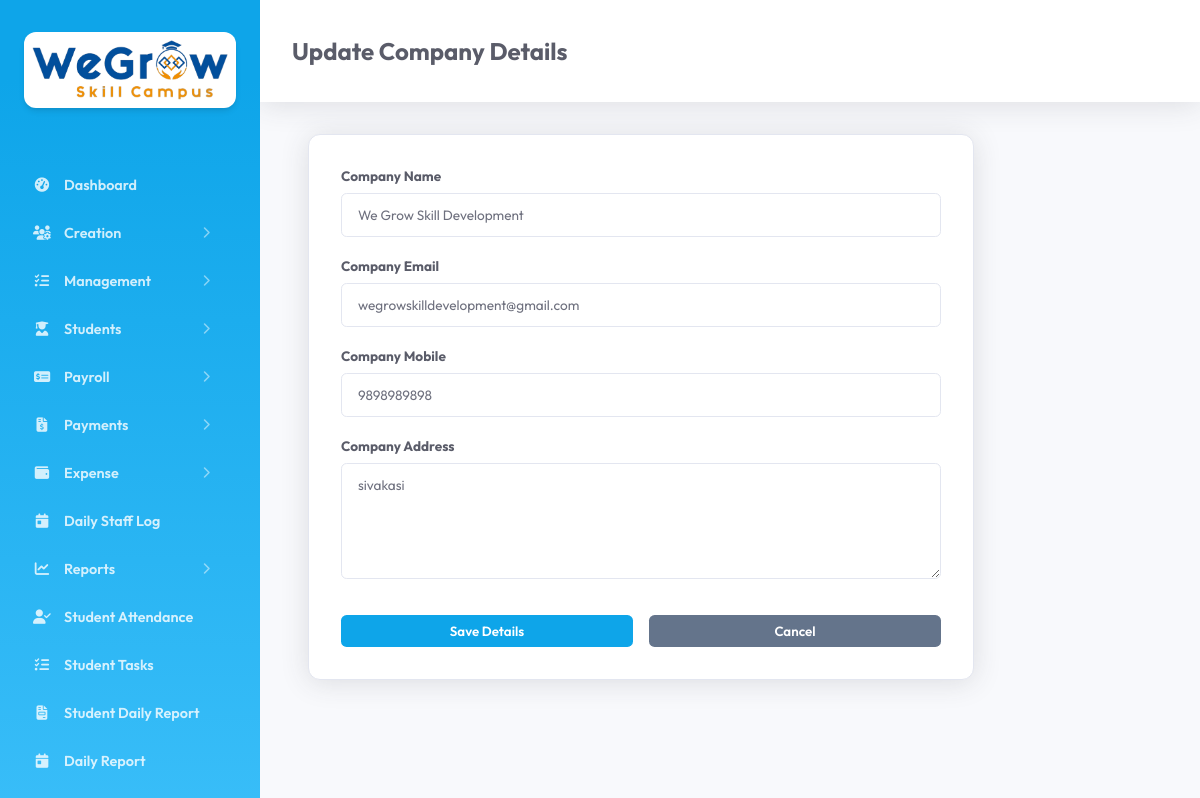
Screenshot of /edit_company.php (signed in) with the database file from the repository.
### tables this page shows
CREATE TABLE `tc_company` (
  `id` int(11) NOT NULL AUTO_INCREMENT,
  `created_date_time` datetime DEFAULT NULL,
  `updated_date_time` datetime DEFAULT NULL,
  `company_id` mediumtext DEFAULT NULL,
  `company_name` mediumtext DEFAULT NULL,
  `company_email` mediumtext DEFAULT NULL,
  `company_mobile` mediumtext DEFAULT NULL,
  `company_address` mediumtext DEFAULT NULL,
  `deleted` int(11) NOT NULL DEFAULT 0,
  `gst` mediumtext DEFAULT NULL,
  `branch` mediumtext DEFAULT NULL,
  `logo_image` mediumtext DEFAULT NULL,
  `company_details` longtext DEFAULT NULL,
  PRIMARY KEY (`id`)
);

### main/label.php (called while the page is built, shortened)
<?php
    $modules = [
        'dashboard' => 'Dashboard',
        'company' => 'Company Details',
        'roles' => 'Role Management',
        'users' => 'User Management',
        'staff' => 'Staff Management',
        'course' => 'Courses',
        'course_closure' => 'Course Closure',
        'tasks' => 'Tasks',
        'event' => 'Events',
        'enrollment' => 'Training Enrollment',
        'enrollment_internship' => 'Internship Enrollment',
        'course_enquiry' => 'Course Enquiry',
        'attendance' => 'Attendance',
        'payroll' => 'Process Payroll',
        'receipt' => 'Receipts',
        'payment_mode' => 'Payment Modes',
        'bank' => 'Banks',
        'expense_category' => 'Expense Category',
        'expense_entry' => 'Expense Entry',
        'daily_reports' => 'Daily Staff Log',
        'report_enrollment' => 'Enrollment Report',
        'report_payroll' => 'Payroll Report',
        'report_payments' => 'Payments Report',
        'report_attendance' => 'Attendance Report',
        'report_placement' => 'Placement Report',
        'student_attendance' => 'Student Attendance',
        'student_tasks' => 'Student Tasks',
        'student_reports' => 'Student Daily Report',
        'daily_report' => 'Daily Report',
        'student_profile' => 'My Profile'
    ];
?>

### main/basic_functions.php (called while the page is built, shortened)
<?php
    include_once("label.php");
    class Basic_Functions extends Database {
        public $con;
        public function getCompanyId() {
            return $_SESSION['company_id'] ?? null;
        }
        public function getTableRecords($table, $field = '', $value = '', $orderby = 'id DESC') {
            $con = $this->con;
            $sql = "SELECT * FROM $table WHERE deleted = :deleted";
            $params = [":deleted" => 0];
            $company_id = $this->getCompanyId();
            if (!empty($field)) {
                $sql .= " AND $field = :$field";
                $params[":$field"] = $value;
            }
            $sql .= " ORDER BY $orderby";
            $stmt = $con->prepare($sql);
            $stmt->execute($params);
            return $stmt->fetchAll();
        }
    }
?>

### edit_company.php (the view, shortened to what this page needs)
<?php require_once 'common_file.php';
$company = $bf->getTableRecords($GLOBALS['company_table'], 'deleted', 0);
$comp = !empty($company) ? $company[0] : null;
?>
<!DOCTYPE html>
<html lang="en">
<head>
    <link rel="stylesheet" href="assets/css/style.css">
</head>
<body>
    <?php include 'sidebar.php'; ?>
    <div class="main-content">
        <div class="header">
            <h2><?php echo $comp ? 'Update Company Details' : 'Set Company Details'; ?></h2>
        </div>
        <div class="module-section" style="max-width: 600px;">
            <form id="companyForm">
                <div class="form-group">
                    <label>Company Name</label>
                    <input type="text" name="company_name" value="<?php echo $comp['company_name'] ?? ''; ?>" required>
                </div>
                <div class="form-group">
                    <label>Company Email</label>
                    <input type="email" name="company_email" value="<?php echo $comp['company_email'] ?? ''; ?>" required>
                </div>
                <div class="form-group">
                    <label>Company Mobile</label>
                    <input type="text" name="company_mobile" value="<?php echo $comp['company_mobile'] ?? ''; ?>" required>
                </div>
                <div class="form-group">
                    <label>Company Address</label>
                    <textarea name="company_address" rows="5"><?php echo $comp['company_address'] ?? ''; ?></textarea>
                </div>
                <div style="display: flex; gap: 1rem; margin-top: 2rem;">
                    <button type="submit" class="btn-add" style="flex: 1;">Save Details</button>
                    <button type="button" class="btn-add" style="flex: 1; background: #64748b;" onclick="window.location.href='company.php'">Cancel</button>
                </div>
            </form>
        </div>
    </div>
</body>
</html>

### sidebar.php (shortened to what this page needs)
<link rel="stylesheet" href="https://cdnjs.cloudflare.com/ajax/libs/font-awesome/6.4.0/css/all.min.css">
<div class="sidebar" id="sidebar">
    <div class="logo">
         <img src="main/images/logo.png" alt="Logo">
    </div>
    <?php
    $current_page = basename($_SERVER['PHP_SELF']);
    ?>
    <ul class="nav-links">
            <?php
        require_once 'permission_helper.php';
        $sidebar_company_id = $_SESSION['company_id'] ?? '';
        $sidebar_role_id = $_SESSION['role_id'] ?? 0;
        $urlMap = [
            'dashboard' => 'dashboard.php',
            'company' => 'company.php',
            'roles' => 'role.php',
            'users' => 'users.php',
            'staff' => 'staff.php',
            'course' => 'course.php',
            'course_closure' => 'course_closure.php',
            'tasks' => (isset($_SESSION['user_role']) && $_SESSION['user_role'] === 'student') ? 'student_tasks.php' : 'tasks.php',
            'event' => 'event.php',
            'enrollment' => 'enrollment.php',
            'enrollment_internship' => 'enrollment_internship.php',
            'course_enquiry' => 'course_enquiry.php',
            'attendance' => 'attendance.php',
            'payroll' => 'payroll.php',
            'receipt' => 'receipt.php',
            'payment_mode' => 'payment_mode.php',
            'bank' => 'bank.php',
            'expense_category' => 'expense_category.php',
            'expense_entry' => 'expense_entry.php',
            'daily_reports' => 'daily_reports.php',
            'report_enrollment' => 'report_enrollment.php',
            'report_payroll' => 'report_payroll.php',
            'report_payments' => 'report_payments.php',
            'report_attendance' => 'report_attendance.php',
            'report_placement' => 'report_placement.php',
            'student_attendance' => 'student_attendance.php',
            'student_tasks' => 'student_tasks.php',
            'student_reports' => 'student_reports.php',
            'daily_report' => 'daily_report.php',
            'student_profile' => 'student_profile.php'
        ];
        foreach ($menu_structure as $item) {
            $allowed_pages = [];
            foreach ($item['pages'] as $page_key) {
                if (checkPermission($sidebar_company_id, $sidebar_role_id, $page_key, PERMISSION_VIEW)) {
                    $allowed_pages[] = $page_key;
                }
            }
            if (!$item['dropdown']) {
                $page_key = $allowed_pages[0];
                $url = $urlMap[$page_key] ?? ($page_key . '.php');
                $isActive = ($current_page == $url) ? 'active' : '';
                ?>
                <li class="nav-item">
                    <a href="<?php echo $url; ?>" class="nav-link <?php echo $isActive; ?>">
                        <i class="<?php echo $item['icon']; ?>"></i> <span><?php echo $modules[$page_key] ?? $item['title']; ?></span>
                    </a>
                </li>
                <?php
            } else {
                $isParentActive = false;
                ?>
                <li class="nav-item">
                    <a href="javascript:void(0)" class="nav-link menu-toggle <?php echo $isParentActive ? 'parent-active open' : ''; ?>" data-target="<?php echo $item['menu_id']; ?>">
                        <span class="menu-label"><i class="<?php echo $item['icon']; ?>"></i> <?php echo $item['title']; ?></span>
                        <i class="fas fa-chevron-right arrow"></i>
                    </a>
                </li>
                <?php
            }
        }
        ?>
    </ul>
</div>

### assets/css/style.css (style rules this page uses)
:root { --primary: #0ea5e9; --primary-hover: #0284c7; --bg: #f8f9fc; --sidebar-bg: #0ea5e9; --sidebar-gradient: linear-gradient(180deg, #0ea5e9 10%, #38bdf8 100%); --card: #ffffff; --text: #5a5c69; --text-muted: #858796; --border: #e3e6f0; --sidebar-width: 260px; }
body { margin: 0; font-family: 'Outfit', sans-serif; background: var(--bg); color: var(--text); display: flex; min-height: 100vh; overflow-x: hidden; }
.sidebar { width: var(--sidebar-width); background: var(--sidebar-bg); background-image: var(--sidebar-gradient); background-size: cover; padding: 2rem 1rem; display: flex; flex-direction: column; z-index: 1100; position: sticky; top: 0; height: 100vh; flex-shrink: 0; transition: all 0.3s ease-in-out; overflow-y: auto; }
.sidebar .logo { margin-bottom: 2.5rem; padding: 0 0.5rem; display: flex; justify-content: center; align-items: center; }
.sidebar .logo img { max-width: 100%; height: auto; background: #fff; padding: 0.5rem; border-radius: 0.75rem; box-shadow: 0 4px 6px -1px rgba(0, 0, 0, 0.1), 0 2px 4px -1px rgba(0, 0, 0, 0.06); transition: transform 0.3s ease; }
.nav-links { list-style: none; padding: 0; margin: 0; flex-grow: 1; }
.nav-item { margin-bottom: 0.25rem; }
.nav-link { display: flex; align-items: center; padding: 0.75rem 1rem; color: rgba(255, 255, 255, 0.8); text-decoration: none; border-radius: 0.5rem; transition: all 0.2s; font-size: 0.9rem; font-weight: 600; }
.nav-link i { margin-right: 0.75rem; width: 1.25rem; text-align: center; }
.main-content { flex-grow: 1; padding: 2rem 3rem; min-width: 0; }
.module-section { background: var(--card); padding: 2rem; border-radius: 0.75rem; border: 1px solid var(--border); box-shadow: 0 0.15rem 1.75rem 0 rgba(58, 59, 69, 0.15); margin-bottom: 2rem; }
.btn-add, .btn-save { background: var(--primary); color: white; border: none; padding: 0.5rem 1.25rem; border-radius: 0.35rem; cursor: pointer; font-family: inherit; font-weight: 600; transition: background 0.2s; }
.form-group { margin-bottom: 1.25rem; }
.form-group label { display: block; margin-bottom: 0.5rem; color: var(--text); font-weight: 700; font-size: 0.85rem; }
.form-group input, .form-group textarea, .form-group select { width: 100%; padding: 0.75rem 1rem; background: #ffffff; border: 1px solid var(--border); border-radius: 0.35rem; color: #6e707e; box-sizing: border-box; font-family: inherit; font-size: 0.85rem; }
.header { display: flex; justify-content: space-between; align-items: center; margin-bottom: 2rem; background: #fff; padding: 1rem 2rem; margin: -2rem -3rem 2rem -3rem; box-shadow: 0 0.15rem 1.75rem 0 rgba(58, 59, 69, 0.15); }

### sidebar.php (style rules this page uses)
.sidebar { box-sizing: border-box; overflow-y: auto; }
.sidebar *, .sidebar *::before, .sidebar *::after { box-sizing: border-box; }
.sidebar .nav-links { margin-top: 1rem; display: flex; flex-direction: column; gap: 2px; }
.sidebar .nav-item { width: 100%; }
.sidebar .menu-toggle { cursor: pointer; display: flex; justify-content: space-between; align-items: center; }
.sidebar .arrow { font-size: 0.75rem; transition: transform 0.3s ease; opacity: 0.6; }
.sidebar .menu-label { flex-grow: 1; display: flex; align-items: center; }

### rows the page displays
tc_company: company_name "We Grow Skill Development", company_email "wegrowskilldevelopment@gmail.com", company_mobile "9898989898", company_address "sivakasi"

### other values shown
$modules[$page_key] "Dashboard"
$item['title'] "Creation"
$item['title'] "Management"
$item['title'] "Students"
$item['title'] "Payroll"
$item['title'] "Payments"
$item['title'] "Expense"
$modules[$page_key] "Daily Staff Log"
$item['title'] "Reports"
$modules[$page_key] "Student Attendance"
$modules[$page_key] "Student Tasks"
$modules[$page_key] "Student Daily Report"
$modules[$page_key] "Daily Report"
